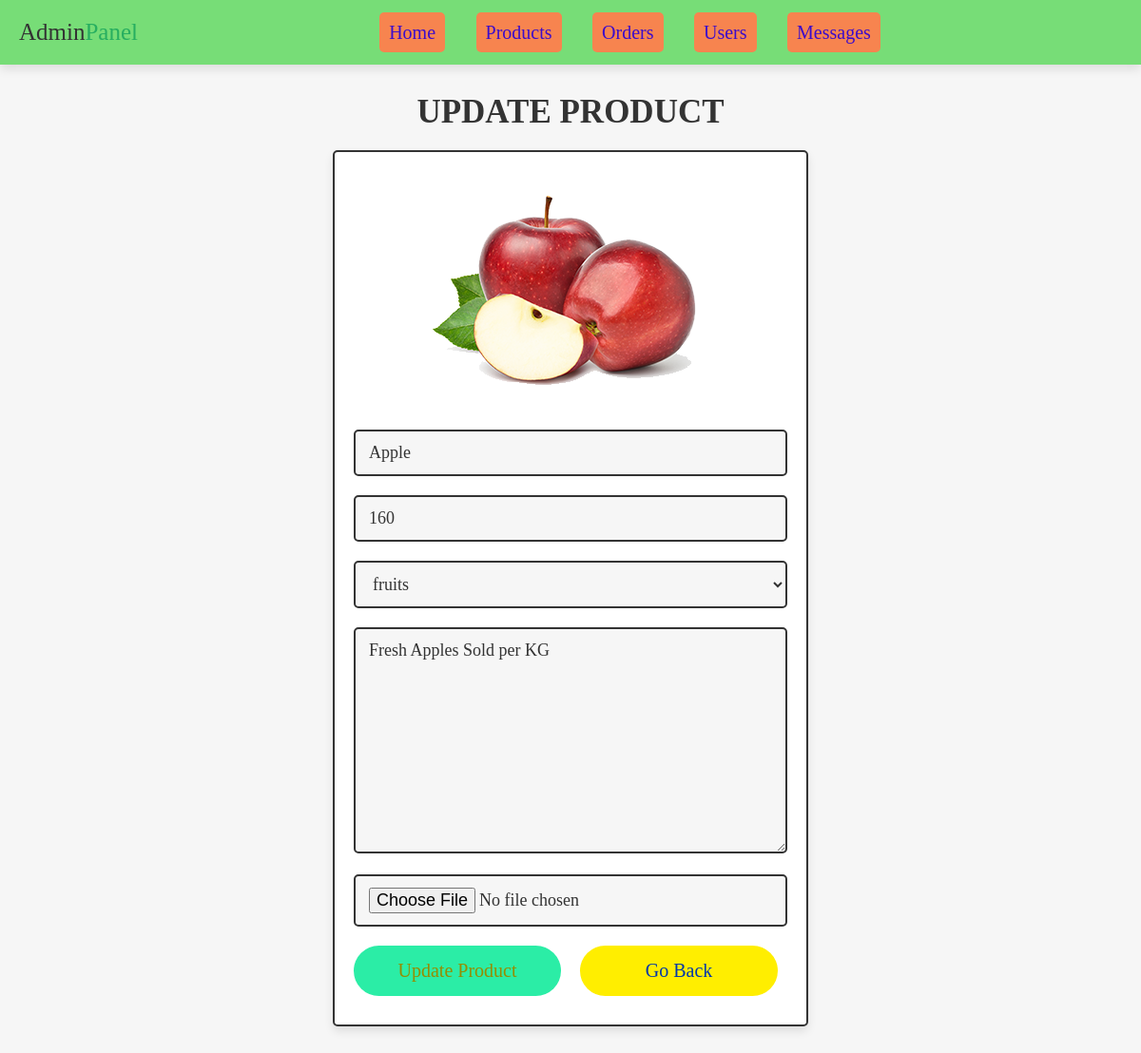
The app's page /admin_update_product.php?update=24 with its own data.
### tables this page shows
CREATE TABLE `products` (
  `id` int(100) NOT NULL,
  `name` varchar(100) NOT NULL,
  `category` varchar(20) NOT NULL,
  `details` varchar(500) NOT NULL,
  `price` int(100) NOT NULL,
  `image` varchar(100) NOT NULL
);

### admin_update_product.php (the view, shortened to what this page needs)
<?php
@include 'config.php';
?>
<!DOCTYPE html>
<html lang="en">
<head>
   <link rel="stylesheet" href="https://cdnjs.cloudflare.com/ajax/libs/font-awesome/6.1.1/css/all.min.css">
   <link rel="stylesheet" href="css/admin_style.css">
</head>
<body>
<?php include 'admin_header.php'; ?>
<section class="update-product">
   <h1 class="title">update product</h1>
   <?php
      $update_id = $_GET['update'];
      $select_products = $conn->prepare("SELECT * FROM `products` WHERE id = ?");
      $select_products->execute([$update_id]);
      if($select_products->rowCount() > 0){
         while($fetch_products = $select_products->fetch(PDO::FETCH_ASSOC)){
   ?>
   <form action="" method="post" enctype="multipart/form-data">
      <img src="uploaded_img/<?= $fetch_products['image']; ?>" alt="">
      <input type="text" name="name" placeholder="enter product name" required class="box" value="<?= $fetch_products['name']; ?>">
      <input type="number" name="price" min="0" placeholder="enter product price" required class="box" value="<?= $fetch_products['price']; ?>">
      <select name="category" class="box" required>
         <option selected><?= $fetch_products['category']; ?></option>
      </select>
      <textarea name="details" required placeholder="enter product details" class="box" cols="30" rows="10"><?= $fetch_products['details']; ?></textarea>
      <input type="file" name="image" class="box" accept="image/jpg, image/jpeg, image/png">
      <div class="flex-btn">
         <input type="submit" class="btn" value="update product" name="update_product">
         <a href="admin_products.php" class="option-btn">go back</a>
      </div>
   </form>
   <?php
         }
      }else{
         echo '<p class="empty">no products found!</p>';
      }
   ?>
</section>
</body>
</html>

### css/admin_style.css (style rules this page uses)
.update-product form { max-width: 50rem; padding:2rem; margin:0 auto; text-align: center; border:var(--border); box-shadow: var(--box-shadow); background-color: var(--white); border-radius: .5rem; }
.update-product form img { height: 25rem; object-fit: cover; margin-bottom: 1rem; }
.update-product form .box { width: 100%; border:var(--border); background-color: var(--white); border-radius: .5rem; background-color: var(--light-bg); padding:1.2rem 1.4rem; font-size: 1.8rem; color:var(--black); margin:1rem 0; }

### css/components.css (style rules this page uses)
:root { --green:#27ae60; --orange:#f39c12; --red:#e74c3c; --black:#333; --light-color:#666; --white:#fff; --light-bg:#f6f6f6; --border:.2rem solid var(--black); --box-shadow:0 .5rem 1rem rgba(0,0,0,.1); }
* { font-family:Georgia, 'Times New Roman', Times, serif; margin:0; padding:0; box-sizing: border-box; outline: none; border:none; text-decoration: none; color:var(--black); }
body { background-color: var(--light-bg); }
html { font-size: 62.5%; overflow-x: hidden; scroll-behavior: smooth; scroll-padding-top: 6.5rem; }
section { padding:3rem 2rem; max-width: 1200px; margin:0 auto; }
.btn, .delete-btn, .option-btn { display: block; width: 98%; margin:1rem; border-radius:3rem; color:rgb(2, 55, 170); font-size: 2rem; padding:1.5rem; text-transform: capitalize; cursor: pointer; text-align: center; }
.btn { display: block; width: 70%; padding: 15px 20px; margin:auto; margin-top:10px; text-align: center; border: none; background: #2beda6; outline: none; border-radius: 30px; font-size: 2rem; color: rgb(149, 141, 0); cursor: pointer; transition: .3s; }
.option-btn { background-color: rgb(255, 238, 0); }
.flex-btn { display: flex; flex-wrap: wrap; gap:1rem; }
.flex-btn > * { flex:1; }
.title { text-align: center; margin-bottom: 2rem; text-transform: uppercase; color:var(--black); font-size: 3.5rem; }

### records on screen
products: image (picture), name "Apple", price "160", category "fruits", details "Fresh Apples Sold per KG"
